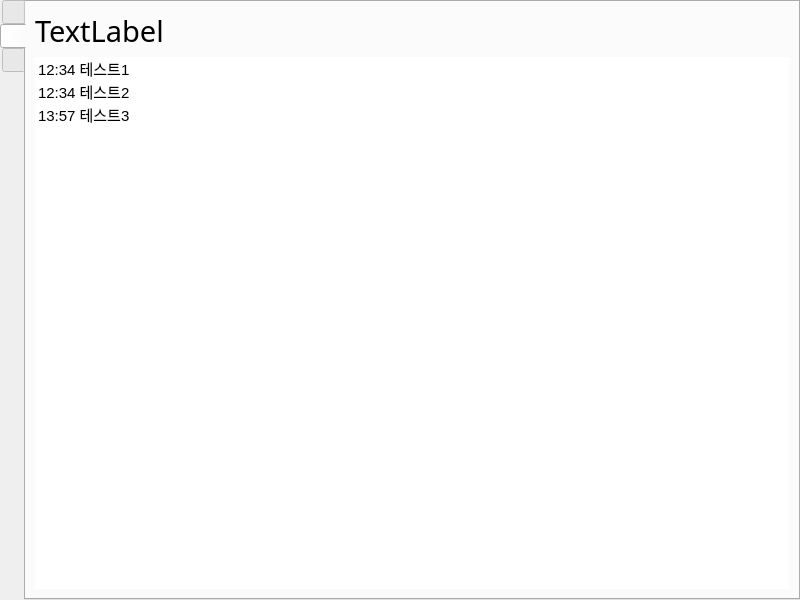
<?xml version="1.0" encoding="UTF-8"?>
<ui version="4.0">
 <class>MainWindow</class>
 <widget class="QMainWindow" name="MainWindow">
  <property name="geometry">
   <rect>
    <x>0</x>
    <y>0</y>
    <width>800</width>
    <height>600</height>
   </rect>
  </property>
  <property name="sizePolicy">
   <sizepolicy hsizetype="Preferred" vsizetype="Preferred">
    <horstretch>0</horstretch>
    <verstretch>0</verstretch>
   </sizepolicy>
  </property>
  <property name="minimumSize">
   <size>
    <width>800</width>
    <height>600</height>
   </size>
  </property>
  <property name="windowTitle">
   <string>MainWindow</string>
  </property>
  <widget class="QWidget" name="centralwidget">
   <layout class="QVBoxLayout" name="verticalLayout">
    <property name="spacing">
     <number>0</number>
    </property>
    <property name="leftMargin">
     <number>0</number>
    </property>
    <property name="topMargin">
     <number>0</number>
    </property>
    <property name="rightMargin">
     <number>0</number>
    </property>
    <property name="bottomMargin">
     <number>0</number>
    </property>
    <item>
     <widget class="QTabWidget" name="tabWidget">
      <property name="tabPosition">
       <enum>QTabWidget::West</enum>
      </property>
      <property name="tabShape">
       <enum>QTabWidget::Rounded</enum>
      </property>
      <property name="currentIndex">
       <number>1</number>
      </property>
      <property name="iconSize">
       <size>
        <width>64</width>
        <height>64</height>
       </size>
      </property>
      <property name="elideMode">
       <enum>Qt::ElideNone</enum>
      </property>
      <property name="tabsClosable">
       <bool>false</bool>
      </property>
      <property name="movable">
       <bool>false</bool>
      </property>
      <widget class="QWidget" name="main">
       <attribute name="icon">
        <iconset>
         <normaloff>res/main.gif</normaloff>res/main.gif</iconset>
       </attribute>
       <attribute name="title">
        <string/>
       </attribute>
      </widget>
      <widget class="QWidget" name="news">
       <attribute name="icon">
        <iconset>
         <normaloff>res/news.gif</normaloff>res/news.gif</iconset>
       </attribute>
       <attribute name="title">
        <string/>
       </attribute>
       <layout class="QVBoxLayout" name="verticalLayout_2">
        <item>
         <widget class="QLabel" name="timeLabel">
          <property name="font">
           <font>
            <family>Agency FB</family>
            <pointsize>22</pointsize>
           </font>
          </property>
          <property name="text">
           <string>TextLabel</string>
          </property>
         </widget>
        </item>
        <item>
         <widget class="QListWidget" name="newsListWidget">
          <property name="font">
           <font>
            <pointsize>11</pointsize>
           </font>
          </property>
          <property name="mouseTracking">
           <bool>false</bool>
          </property>
          <property name="frameShape">
           <enum>QFrame::NoFrame</enum>
          </property>
          <item>
           <property name="text">
            <string>12:34 테스트1</string>
           </property>
          </item>
          <item>
           <property name="text">
            <string>12:34 테스트2</string>
           </property>
          </item>
          <item>
           <property name="text">
            <string>13:57 테스트3</string>
           </property>
          </item>
         </widget>
        </item>
       </layout>
      </widget>
      <widget class="QWidget" name="stock">
       <attribute name="icon">
        <iconset>
         <normaloff>res/stock.gif</normaloff>res/stock.gif</iconset>
       </attribute>
       <attribute name="title">
        <string/>
       </attribute>
      </widget>
     </widget>
    </item>
   </layout>
  </widget>
 </widget>
 <resources/>
 <connections/>
</ui>
